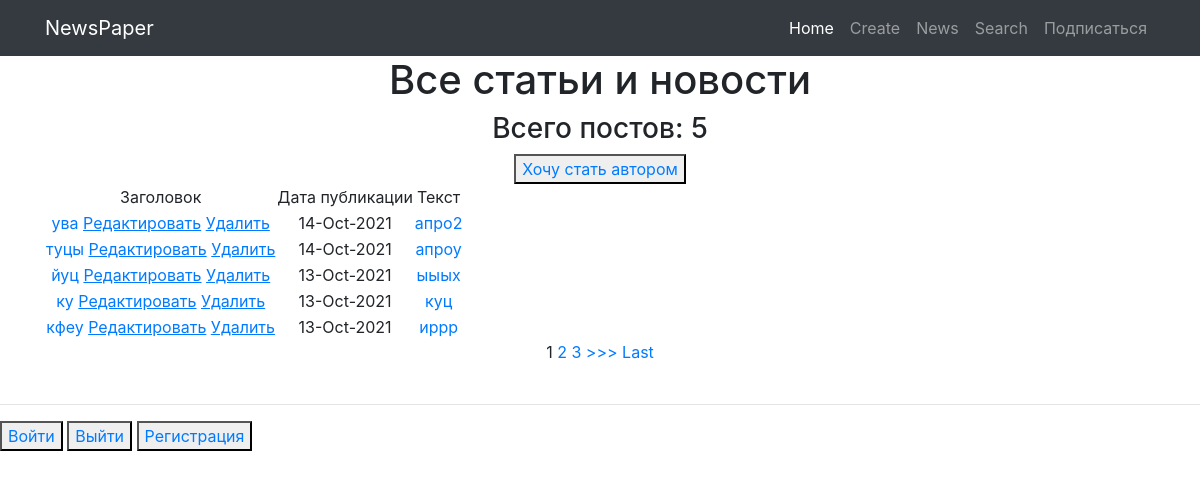
Before: /news/ with the older database file.
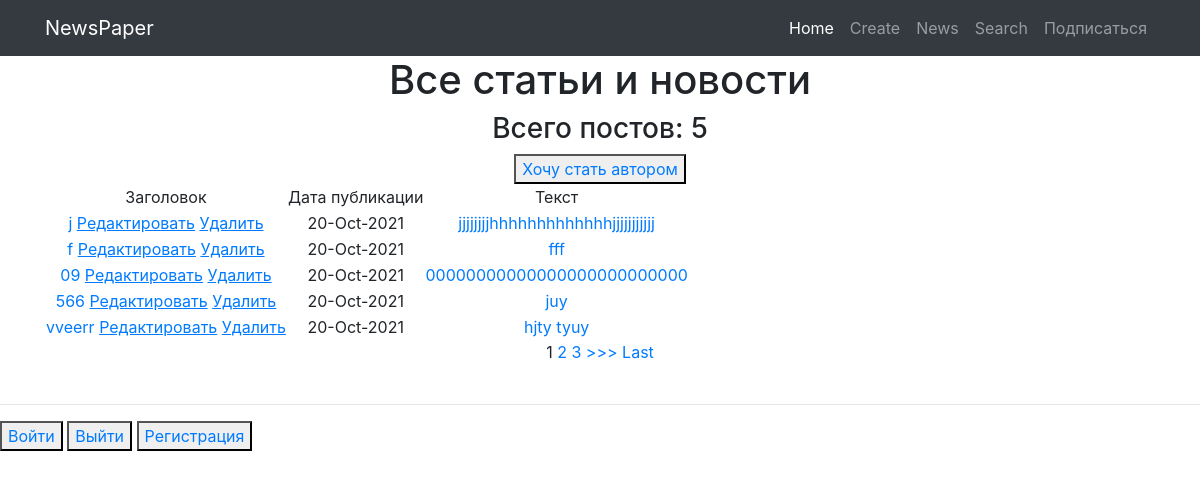
After: the same page with the newer database file.
### myapp/models.py (models this page shows, shortened)
class Post(models.Model):
    author = models.ForeignKey(Author, on_delete= models.CASCADE)
    NEWS = 'NW'
    ARTICLE = 'AR'
    CATEGORY_CHOICE = (
        (NEWS, 'Новость'),
        (ARTICLE, 'Статья'),
    )
    categoryType = models.CharField(max_length=2,choices= CATEGORY_CHOICE, default= ARTICLE)
    dateCreation = models.DateTimeField(auto_now_add= True)
    postCategory = models.ManyToManyField(Category, through='PostCategory')
    title = models.CharField(max_length=128)
    text = models.TextField()
    rating = models.SmallIntegerField(default=0)

### myapp/views.py (the view, shortened to what this page needs)
# urls.py: path('', cache_page(1)(PostList.as_view())),
class PostList(ListView):
    model = Post
    template_name = 'posts.html'
    context_object_name = 'posts'
    queryset = Post.objects.order_by('-id')  # сортируем, еще можно через ordering = ['-id']
    paginate_by = 5  # поставим постраничный вывод в n-элемент
    form_class = PostForm
    def get_context_data(self, **kwargs):
        context = super().get_context_data(
            **kwargs)  # забираем отфильтрованные объекты переопределяя метод get_context_data у наследуемого класса
        context['filter'] = PostFilter(self.request.GET, queryset=self.get_queryset())
        context['form'] = PostForm()
        context['is_not_authors'] = not self.request.user.groups.filter(name='authors').exists()
        return context

### myapp/templatetags/custom_filters.py (called while the page is built)
@register.filter(name='censor')
def censor(value):
    cens_words = [
        'сторис',
        'подушка',
        'вещей',
        'Джо',
    ]
    for word in cens_words:
        if word in value:
            value = value.replace(word, '_#&#!!*&$_')
    return value

### templates/posts.html (shortened to what this page needs)
{% extends 'flatpages/default.html' %}
{% load custom_filters %}
{% block content %}
    <h1>Все статьи и новости</h1>
    <h3> Всего постов: {{ posts|length }}</h3>
    {% if is_not_authors %}
    <button><a href="{% url 'upgrade' %}">Хочу стать автором</a></button>
    {% endif %}
    {% if posts %}
    <table>
        <tr>
            <td>Заголовок</td>
            <td>Дата публикации</td>
            <td>Текст</td>
        </tr>
        {% for post in posts %}
            <tr>
                <td>
                    <a href="{% url 'post_detail' post.id %}">{{ post.title|censor }}</a>
                    <a href="{% url 'post_update' post.id %}"><u>Редактировать</u></a>
                    <a href="{% url 'post_delete' post.id %}"><u>Удалить</u></a>
                </td>
                <td>{{ post.dateCreation|date:'d-M-Y'}}</td>
                <td><a href="/news/{{post.id}}">{{ post.text|truncatechars:50|censor }}</a></td>
            </tr>
        {% endfor %}
    </table>
    {% else %}
        <h3>Постов пока нет</h3>
    {% endif %}
    {% if is_paginated %}
        {% for num in page_obj.paginator.page_range %}
            {% if page_obj.number == num %}
                <a>{{ num }}</a>
            {% elif num > page_obj.number|add:'-3' and num < page_obj.number|add:'3' %}
                <a href="?page={{ num }}">{{ num }}</a>
            {% endif %}
        {% endfor %}
        {% if page_obj.has_next %}
            <a href="?page={{ page_obj.next_page_number }}">>>></a>
            <a href="?page={{ page_obj.paginator.num_pages }}">Last</a>
        {% endif %}
    {% endif %}
{% endblock content %}

Changed rows visible on the page:
no longer on this page (row unchanged): Post: title|censor "ува", dateCreation "14-Oct-2021", text|censor "апро2"
no longer on this page (row unchanged): Post: title|censor "туцы", dateCreation "14-Oct-2021", text|censor "апроу"
no longer on this page (row unchanged): Post: title|censor "йуц", dateCreation "13-Oct-2021", text|censor "ыыых"
no longer on this page (row unchanged): Post: title|censor "ку", dateCreation "13-Oct-2021", text|censor "куц"
no longer on this page (row unchanged): Post: title|censor "кфеу", dateCreation "13-Oct-2021", text|censor "иррр"
added Post: title|censor "j", dateCreation "20-Oct-2021", text|censor "jjjjjjjjhhhhhhhhhhhhhjjjjjjjjjjj"
added Post: title|censor "f", dateCreation "20-Oct-2021", text|censor "fff"
added Post: title|censor "09", dateCreation "20-Oct-2021", text|censor "00000000000000000000000000"
added Post: title|censor "566", dateCreation "20-Oct-2021", text|censor "juy"
added Post: title|censor "vveerr", dateCreation "20-Oct-2021", text|censor "hjty tyuy"
